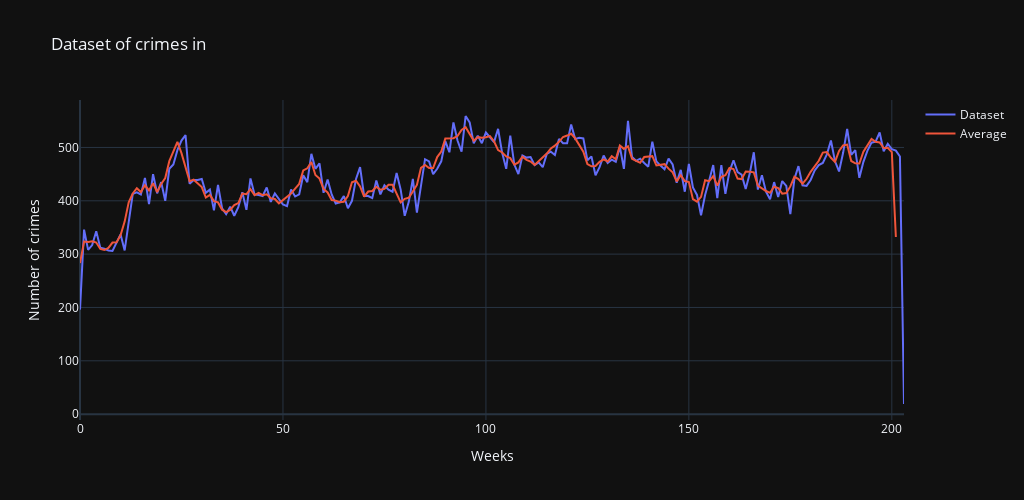

This figure's notebook cell:
### Code cell
list_graphs = []
graph_1 = go.Scatter(x=list(range(0,len(df1))),y=df1.flatten(),name="Dataset")
list_graphs.append(graph_1)
average = moving_average(df1)
graph_2 = go.Scatter(x=list(range(0,len(df1))),y=average,name="Average")
list_graphs.append(graph_2)
fig = go.Figure(data=list_graphs)
fig.update_layout(width=1024,height=500,title="Dataset of crimes in ",xaxis=dict(title='Weeks'),yaxis=dict(title='Number of crimes'))

fig.show()

### Figure 1 — Plotly figure (JSON) as saved in the notebook; plotly's stock layout.template omitted (floating-point values rounded to 4 significant figures; data arrays with more than 128 entries replaced by an {"elided": "..."} marker saying what was removed)
{"data": [{"name": "Dataset", "x": {"elided": "204 int values"}, "y": {"elided": "204 int values"}, "type": "scatter"}, {"name": "Average", "x": {"elided": "204 int values"}, "y": {"elided": "202 float values"}, "type": "scatter"}], "layout": {"width": 1024, "height": 500, "title": {"text": "Dataset of crimes in "}, "xaxis": {"title": {"text": "Weeks"}}, "yaxis": {"title": {"text": "Number of crimes"}}}}
